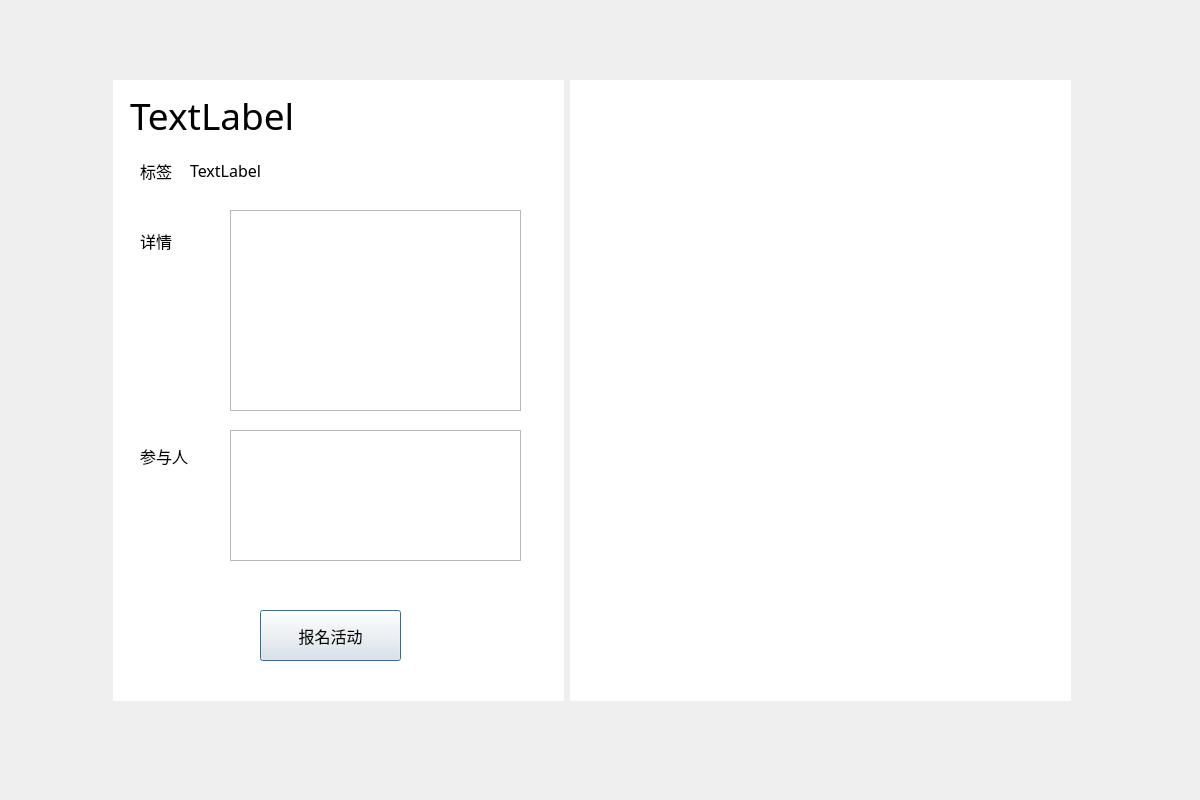
<?xml version="1.0" encoding="UTF-8"?>
<ui version="4.0">
 <class>actDetailWindow</class>
 <widget class="QDialog" name="actDetailWindow">
  <property name="geometry">
   <rect>
    <x>0</x>
    <y>0</y>
    <width>1200</width>
    <height>800</height>
   </rect>
  </property>
  <property name="sizePolicy">
   <sizepolicy hsizetype="Fixed" vsizetype="Fixed">
    <horstretch>0</horstretch>
    <verstretch>0</verstretch>
   </sizepolicy>
  </property>
  <property name="minimumSize">
   <size>
    <width>1200</width>
    <height>800</height>
   </size>
  </property>
  <property name="maximumSize">
   <size>
    <width>1200</width>
    <height>800</height>
   </size>
  </property>
  <property name="windowTitle">
   <string>活动详情</string>
  </property>
  <property name="modal">
   <bool>false</bool>
  </property>
  <widget class="QLabel" name="tagTitle">
   <property name="geometry">
    <rect>
     <x>140</x>
     <y>150</y>
     <width>71</width>
     <height>41</height>
    </rect>
   </property>
   <property name="font">
    <font>
     <family>楷体</family>
     <pointsize>12</pointsize>
    </font>
   </property>
   <property name="text">
    <string>标签</string>
   </property>
  </widget>
  <widget class="QLabel" name="detailTitle">
   <property name="geometry">
    <rect>
     <x>140</x>
     <y>220</y>
     <width>71</width>
     <height>41</height>
    </rect>
   </property>
   <property name="font">
    <font>
     <family>楷体</family>
     <pointsize>12</pointsize>
    </font>
   </property>
   <property name="text">
    <string>详情</string>
   </property>
  </widget>
  <widget class="QLabel" name="peopleTitle">
   <property name="geometry">
    <rect>
     <x>140</x>
     <y>430</y>
     <width>81</width>
     <height>51</height>
    </rect>
   </property>
   <property name="font">
    <font>
     <family>楷体</family>
     <pointsize>12</pointsize>
    </font>
   </property>
   <property name="text">
    <string>参与人</string>
   </property>
  </widget>
  <widget class="QPushButton" name="signBntm">
   <property name="geometry">
    <rect>
     <x>260</x>
     <y>610</y>
     <width>141</width>
     <height>51</height>
    </rect>
   </property>
   <property name="font">
    <font>
     <family>楷体</family>
     <pointsize>12</pointsize>
    </font>
   </property>
   <property name="text">
    <string>报名活动</string>
   </property>
  </widget>
  <widget class="QListWidget" name="listWidget">
   <property name="geometry">
    <rect>
     <x>230</x>
     <y>430</y>
     <width>291</width>
     <height>131</height>
    </rect>
   </property>
   <property name="font">
    <font>
     <family>楷体</family>
     <pointsize>11</pointsize>
    </font>
   </property>
  </widget>
  <widget class="QTextBrowser" name="detailText">
   <property name="geometry">
    <rect>
     <x>230</x>
     <y>210</y>
     <width>291</width>
     <height>201</height>
    </rect>
   </property>
   <property name="font">
    <font>
     <family>楷体</family>
     <pointsize>11</pointsize>
    </font>
   </property>
  </widget>
  <widget class="QLabel" name="tagIndetail">
   <property name="geometry">
    <rect>
     <x>190</x>
     <y>150</y>
     <width>361</width>
     <height>41</height>
    </rect>
   </property>
   <property name="font">
    <font>
     <family>楷体</family>
     <pointsize>12</pointsize>
    </font>
   </property>
   <property name="text">
    <string>TextLabel</string>
   </property>
  </widget>
  <widget class="QLabel" name="uniTitle">
   <property name="geometry">
    <rect>
     <x>130</x>
     <y>90</y>
     <width>421</width>
     <height>51</height>
    </rect>
   </property>
   <property name="font">
    <font>
     <family>楷体</family>
     <pointsize>28</pointsize>
    </font>
   </property>
   <property name="text">
    <string>TextLabel</string>
   </property>
  </widget>
  <widget class="QLabel" name="label_frame">
   <property name="geometry">
    <rect>
     <x>113</x>
     <y>80</y>
     <width>451</width>
     <height>621</height>
    </rect>
   </property>
   <property name="styleSheet">
    <string notr="true">background-color: rgb(255, 255, 255);</string>
   </property>
   <property name="text">
    <string/>
   </property>
  </widget>
  <widget class="QLabel" name="label_pic">
   <property name="geometry">
    <rect>
     <x>570</x>
     <y>80</y>
     <width>501</width>
     <height>621</height>
    </rect>
   </property>
   <property name="styleSheet">
    <string notr="true">background-color: rgb(255, 255, 255);</string>
   </property>
   <property name="text">
    <string/>
   </property>
  </widget>
  <widget class="QLabel" name="label_background">
   <property name="geometry">
    <rect>
     <x>3</x>
     <y>1</y>
     <width>1201</width>
     <height>801</height>
    </rect>
   </property>
   <property name="text">
    <string/>
   </property>
  </widget>
  <zorder>label_background</zorder>
  <zorder>label_frame</zorder>
  <zorder>tagTitle</zorder>
  <zorder>detailTitle</zorder>
  <zorder>peopleTitle</zorder>
  <zorder>signBntm</zorder>
  <zorder>listWidget</zorder>
  <zorder>detailText</zorder>
  <zorder>tagIndetail</zorder>
  <zorder>uniTitle</zorder>
  <zorder>label_pic</zorder>
 </widget>
 <resources/>
 <connections/>
</ui>
